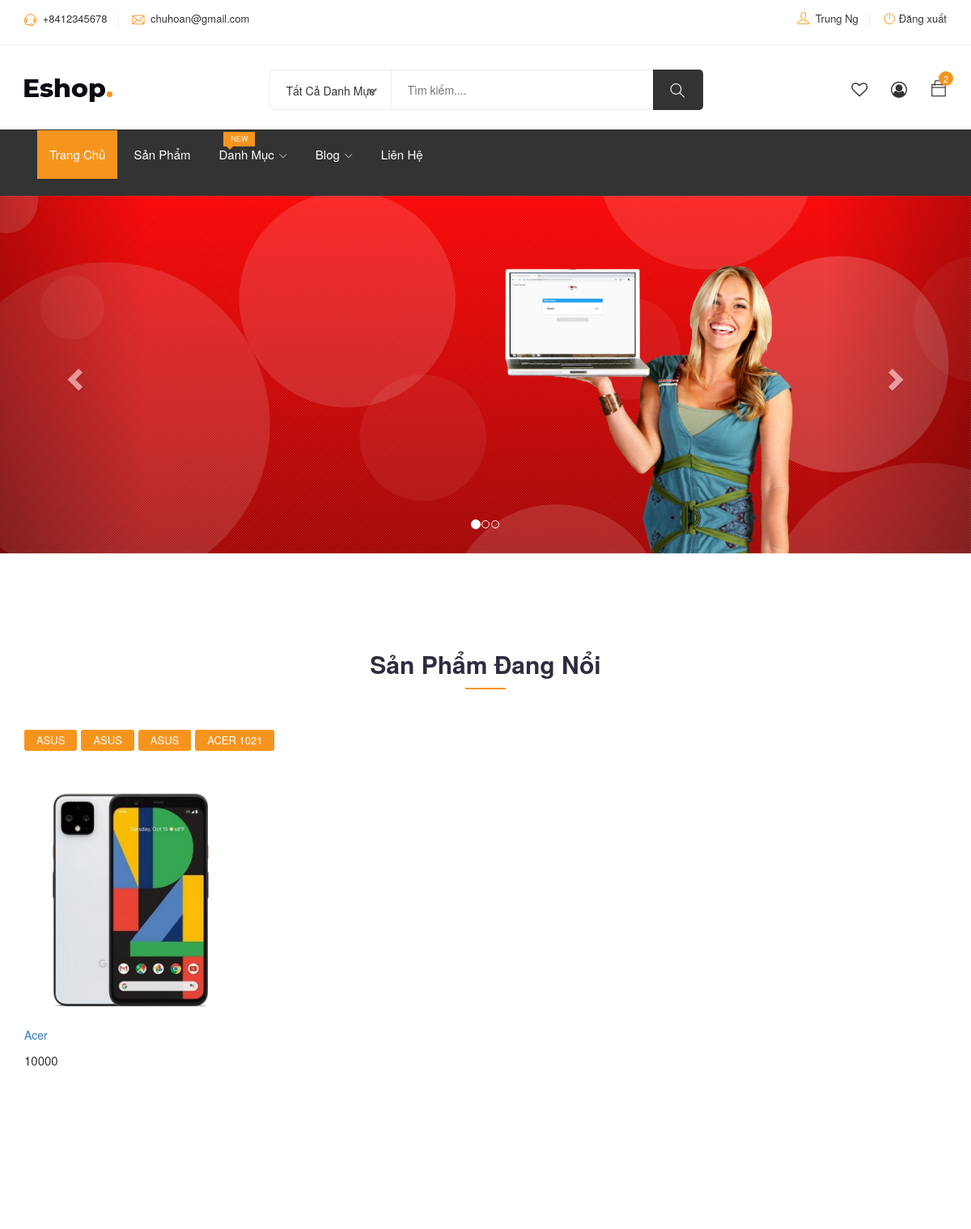
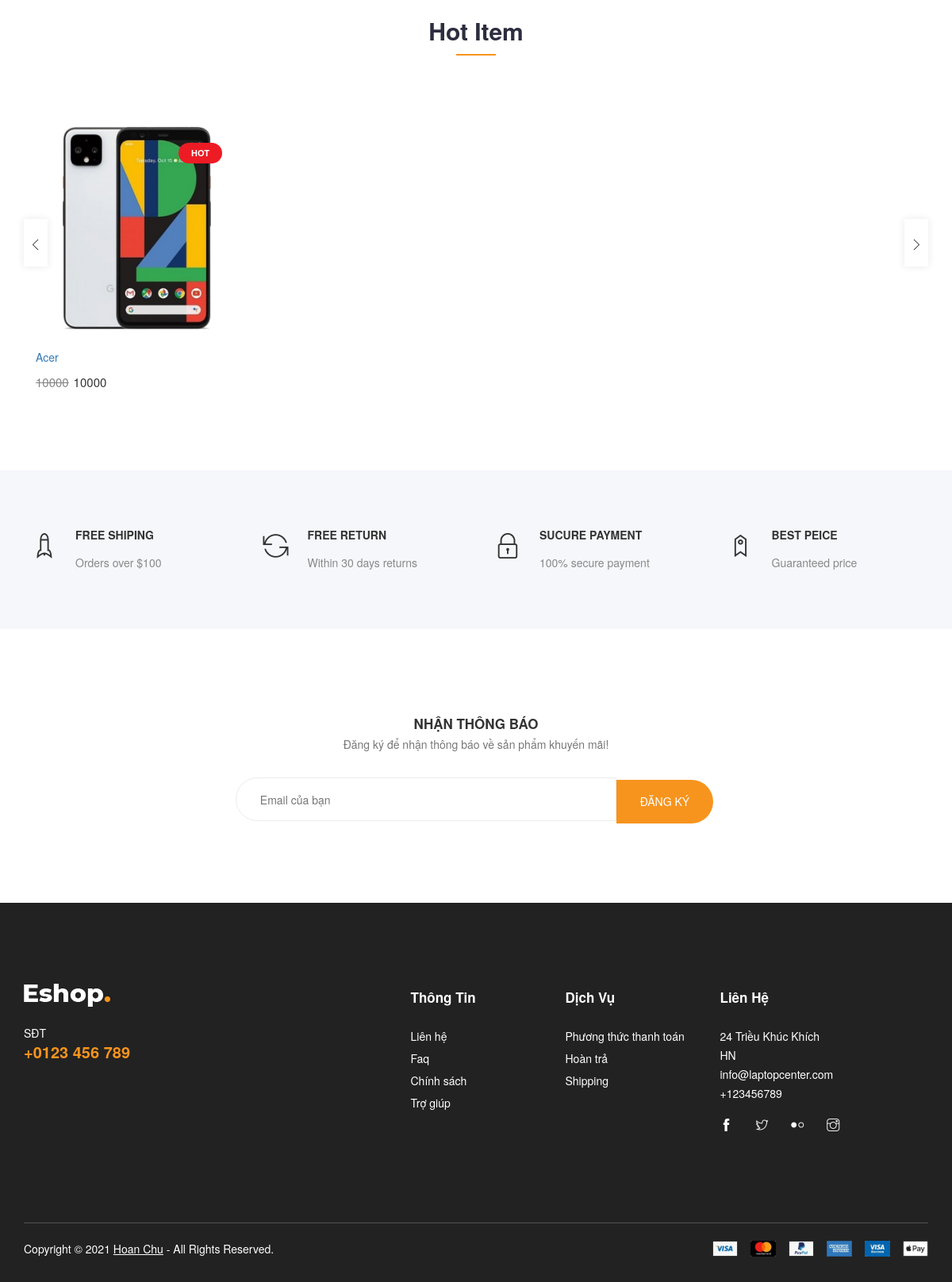
The app's page /index.php (signed in) with its own data (2 pictures, top to bottom).
### tables this page shows
CREATE TABLE `tbl_danhmuc` (
  `iddanhmuc` int(11) NOT NULL,
  `tendanhmuc` varchar(50) NOT NULL,
  `mota` varchar(255) NOT NULL
);

CREATE TABLE `tbl_sanpham` (
  `idsanpham` int(11) NOT NULL,
  `tensanpham` varchar(255) NOT NULL,
  `mota` text NOT NULL,
  `danhmuc` int(11) NOT NULL,
  `gia` int(11) NOT NULL,
  `hinhanh` varchar(255) NOT NULL,
  `soluong` int(11) NOT NULL
);

### index.php (called while the page is built)
<?php
    include 'include/header.php';
    include 'include/slider.php';
    include 'include/home.php';
    include 'include/footer.php';
?>

### lib/database.php (called while the page is built, shortened)
<?php
Class Database{
   public $host   = DB_HOST;
   public $user   = DB_USER;
   public $pass   = DB_PASS;
   public $dbname = DB_NAME;
   public $link;
private function connectDB(){
   $this->link = new mysqli($this->host, $this->user, $this->pass,
    $this->dbname);
 }
public function select($query){
  $result = $this->link->query($query) or
   die($this->link->error.__LINE__);
  if($result->num_rows > 0){
    return $result;
  } else {
    return false;
  }
 }
}

### classes/danhmuc.php (called while the page is built, shortened)
<?php
$filepath = realpath(dirname(__FILE__));
include_once ($filepath.'/../lib/database.php');
?>
<?php
class danhmuc
{
    private $db;
    public function __construct()
    {
        $this->db = new Database();
    }
    public function show_danhmuc(){
        $query = "SELECT * FROM tbl_danhmuc ORDER BY iddanhmuc DESC";
        $result = $this->db->select($query);
        return $result;
    }
}
?>

### classes/sanpham.php (called while the page is built, shortened)
<?php
$filepath = realpath(dirname(__FILE__));
include_once ($filepath.'/../lib/database.php');
?>
<?php
class sanpham
{
    private $db;
    public function __construct()
    {
        $this->db = new Database();
    }
    public function show_sanpham()
    {
        $query = "SELECT * FROM tbl_sanpham order by idsanpham DESC";
        $result = $this->db->select($query);
        return $result;
    }
}
?>

### include/home.php (the view, shortened to what this page needs)
<div class="product-area section">
    <div class="container">
        <div class="row">
            <div class="col-12">
                <div class="section-title">
                    <h2>Sản phẩm đang nổi</h2>
                </div>
            </div>
        </div>
        <div class="row">
            <div class="col-12">
                <div class="product-info">
                    <div class="nav-main">
                        <ul class="nav nav-tabs" id="myTab" role="tablist">
                            <?php
                                include 'classes/danhmuc.php';
                                $danhmuc = new danhmuc();
                                $show_danhmuc = $danhmuc->show_danhmuc();
                                if($show_danhmuc){
                                    while ($result = $show_danhmuc->fetch_assoc()){
                            ?>
                            <li class="nav-item"><a class="nav-link active" data-toggle="tab" href="#man" role="tab"><?php echo $result['tendanhmuc']; ?></a></li>
                            <?php
                                    }
                                }
                            ?>
                        </ul>
                    </div>
                    <div class="tab-content" id="myTabContent">
                        <div class="tab-pane fade show active" id="man" role="tabpanel">
                            <div class="tab-single">
                                <div class="row">
                                    <?php
                                        include 'classes/sanpham.php';
                                        $sanpham = new sanpham();
                                        $show_sanpham = $sanpham->show_sanpham();
                                        if ($show_sanpham){
                                            while ($result_sp=$show_sanpham->fetch_assoc()){
                                    ?>
                                    <div class="col-xl-3 col-lg-4 col-md-4 col-12">
                                        <div class="single-product">
                                            <div class="product-img">
                                                <a href="chitietsanpham.php?id=<?=$result_sp['idsanpham']; ?>">
                                                    <img class="default-img" src="admin/uploads/<?php echo $result_sp['hinhanh']; ?>" alt="#">
                                                </a>
                                                <div class="button-head">
                                                    <div class="product-action">
                                                    </div>
                                                </div>
                                            </div>
                                            <div class="product-content">
                                                <h3><a href="chitietsanpham.php?id=<?php echo $result_sp['idsanpham']; ?>"><?php echo $result_sp['tensanpham']; ?></a></h3>
                                                <div class="product-price">
                                                    <span><?php echo $result_sp['gia']; ?></span>
                                                </div>
                                            </div>
                                        </div>
                                    </div>
                                    <?php
                                            }
                                        }
                                        ?>
                                </div>
                            </div>
                        </div>
                    </div>
                </div>
            </div>
        </div>
    </div>
</div>
<div class="product-area most-popular section">
    <div class="container">
        <div class="row">
            <div class="col-12">
                <div class="section-title">
                    <h2>Hot Item</h2>
                </div>
            </div>
        </div>
        <div class="row">
            <div class="col-12">
                <div class="owl-carousel popular-slider">
                    <?php
                    $show_sp = $sanpham->show_sanpham();
                    if ($show_sp){
                    while ($result_sphot=$show_sp->fetch_assoc()){
                    ?>
                    <div class="single-product">
                        <div class="product-img">
                            <a href="chitietsanpham.php?id=<?= $result_sphot['idsanpham']; ?>">
                                <img class="default-img" src="admin/uploads/<?= $result_sphot['hinhanh']; ?>" alt="#">
                                <span class="out-of-stock">Hot</span>
                            </a>
                            <div class="button-head">
                                <div class="product-action">
                                </div>
                            </div>
                        </div>
                        <div class="product-content">
                            <h3><a href="product-details.html"><?= $result_sphot['tensanpham']; ?></a></h3>
                            <div class="product-price">
                                <span class="old"><?=$result_sphot['gia']; ?></span>
                                <span><?=$result_sphot['gia']; ?></span>
                            </div>
                        </div>
                    </div>
                    <?php
                    }
                    }?>
                </div>
            </div>
        </div>
    </div>
</div>

### records on screen
tbl_danhmuc: tendanhmuc "ASUS"
tbl_danhmuc: tendanhmuc "ASUS"
tbl_danhmuc: tendanhmuc "ASUS"
tbl_danhmuc: tendanhmuc "ACER 1021"
tbl_sanpham: hinhanh (picture), tensanpham "Acer", gia "10000"

### other values on screen
$_SESSION['customername'] "Trung Ng"
